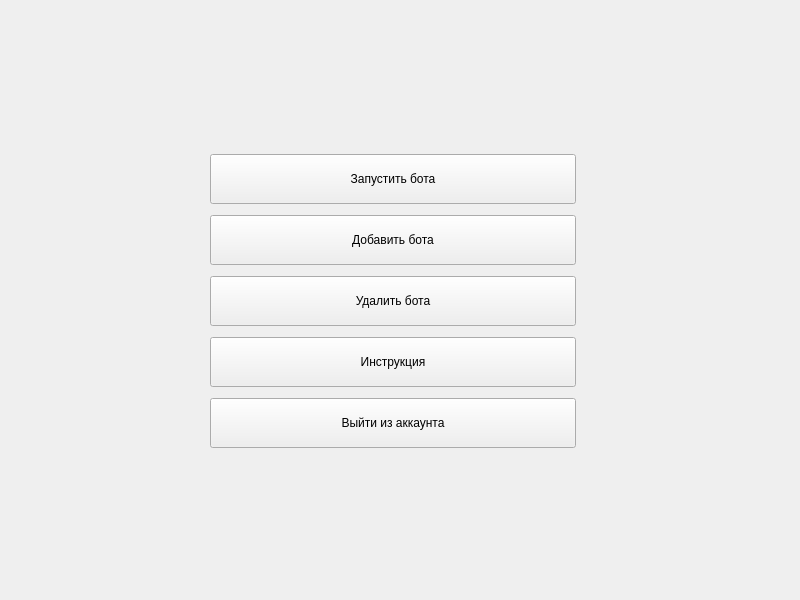
<?xml version="1.0" encoding="UTF-8"?>
<ui version="4.0">
 <class>Menu</class>
 <widget class="QWidget" name="Menu">
  <property name="geometry">
   <rect>
    <x>0</x>
    <y>0</y>
    <width>800</width>
    <height>600</height>
   </rect>
  </property>
  <property name="sizePolicy">
   <sizepolicy hsizetype="Fixed" vsizetype="Fixed">
    <horstretch>0</horstretch>
    <verstretch>0</verstretch>
   </sizepolicy>
  </property>
  <property name="windowTitle">
   <string>Form</string>
  </property>
  <widget class="QWidget" name="verticalLayoutWidget">
   <property name="geometry">
    <rect>
     <x>210</x>
     <y>149</y>
     <width>366</width>
     <height>306</height>
    </rect>
   </property>
   <layout class="QVBoxLayout" name="buttons_layout">
    <item>
     <widget class="QPushButton" name="start_bot_button">
      <property name="minimumSize">
       <size>
        <width>0</width>
        <height>50</height>
       </size>
      </property>
      <property name="maximumSize">
       <size>
        <width>16777215</width>
        <height>50</height>
       </size>
      </property>
      <property name="styleSheet">
       <string notr="true">font: 63 11pt &quot;Yu Gothic UI Semibold&quot;;</string>
      </property>
      <property name="text">
       <string>Запустить бота</string>
      </property>
     </widget>
    </item>
    <item>
     <widget class="QPushButton" name="add_bot_button">
      <property name="minimumSize">
       <size>
        <width>0</width>
        <height>50</height>
       </size>
      </property>
      <property name="maximumSize">
       <size>
        <width>16777215</width>
        <height>50</height>
       </size>
      </property>
      <property name="styleSheet">
       <string notr="true">font: 63 11pt &quot;Yu Gothic UI Semibold&quot;;</string>
      </property>
      <property name="text">
       <string>Добавить бота</string>
      </property>
     </widget>
    </item>
    <item>
     <widget class="QPushButton" name="remove_bot_button">
      <property name="minimumSize">
       <size>
        <width>0</width>
        <height>50</height>
       </size>
      </property>
      <property name="maximumSize">
       <size>
        <width>16777215</width>
        <height>50</height>
       </size>
      </property>
      <property name="styleSheet">
       <string notr="true">font: 63 11pt &quot;Yu Gothic UI Semibold&quot;;</string>
      </property>
      <property name="text">
       <string>Удалить бота</string>
      </property>
     </widget>
    </item>
    <item>
     <widget class="QPushButton" name="show_instruction_button">
      <property name="minimumSize">
       <size>
        <width>0</width>
        <height>50</height>
       </size>
      </property>
      <property name="maximumSize">
       <size>
        <width>16777215</width>
        <height>50</height>
       </size>
      </property>
      <property name="styleSheet">
       <string notr="true">font: 63 11pt &quot;Yu Gothic UI Semibold&quot;;</string>
      </property>
      <property name="text">
       <string>Инструкция</string>
      </property>
     </widget>
    </item>
    <item>
     <widget class="QPushButton" name="logout_button">
      <property name="minimumSize">
       <size>
        <width>0</width>
        <height>50</height>
       </size>
      </property>
      <property name="maximumSize">
       <size>
        <width>16777215</width>
        <height>50</height>
       </size>
      </property>
      <property name="styleSheet">
       <string notr="true">font: 63 11pt &quot;Yu Gothic UI Semibold&quot;;</string>
      </property>
      <property name="text">
       <string>Выйти из аккаунта</string>
      </property>
     </widget>
    </item>
   </layout>
  </widget>
 </widget>
 <resources/>
 <connections/>
</ui>
